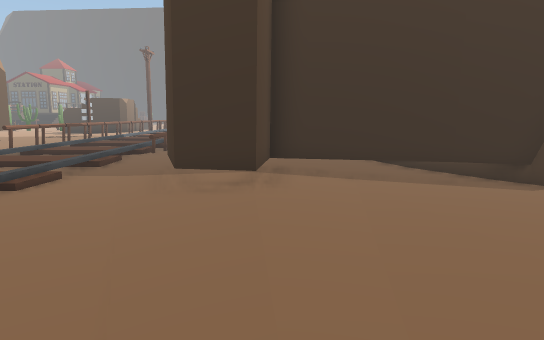
[1] (above)

21 first-person views from a walk through a 3-D level made in the Unity game engine. The camera is 1.4 m above the floor, tilts 8° down and sees 70° across. The floor is counted in squares, 1 m on a side. Each view is taken from the middle of a square. On the plan, view 1 faces up. The plan holds only what a view shows up to about 16 squares ahead; the rest is blank. The place goes on beyond the plan. The player is left out.

[2]
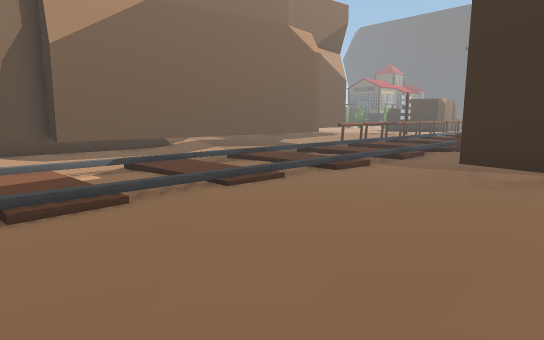

[3]
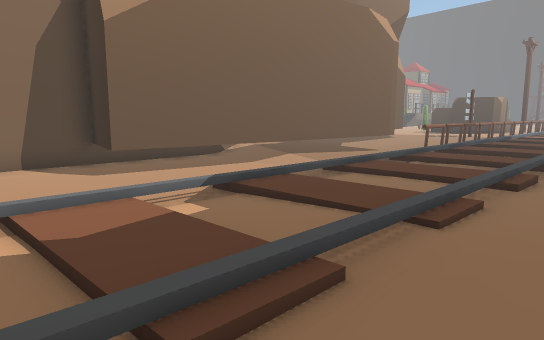

[4]
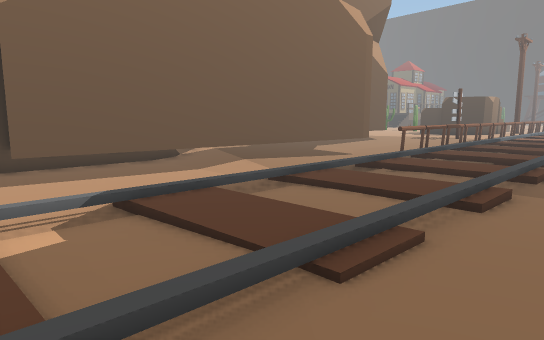

[5]
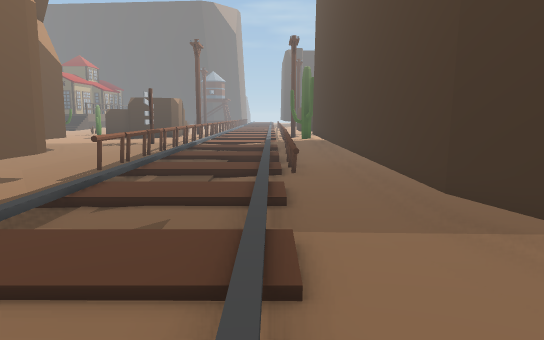

[6]
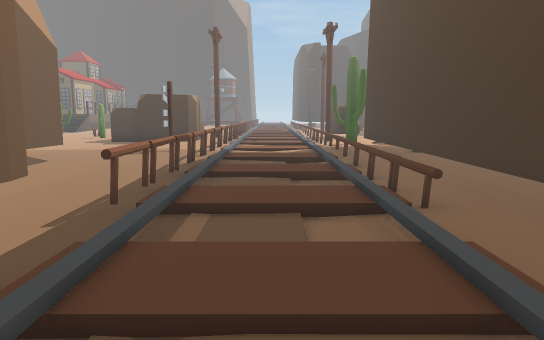

[7]
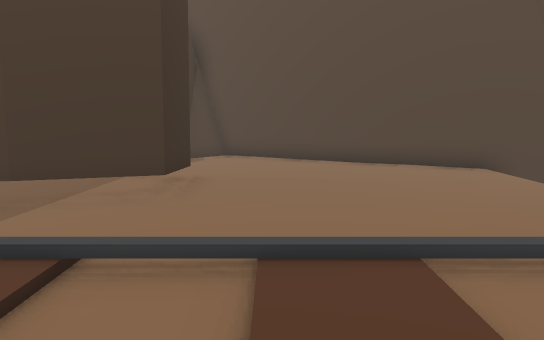

[8]
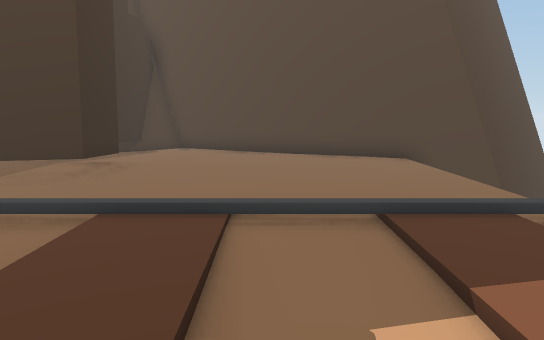

[9]
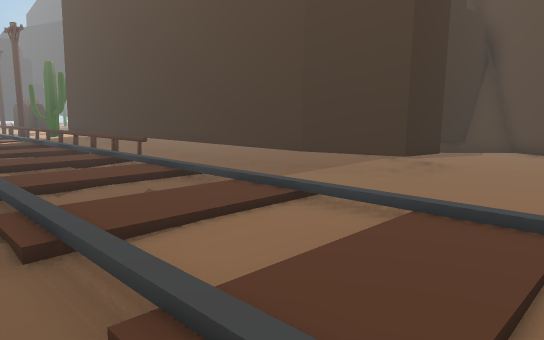

[10]
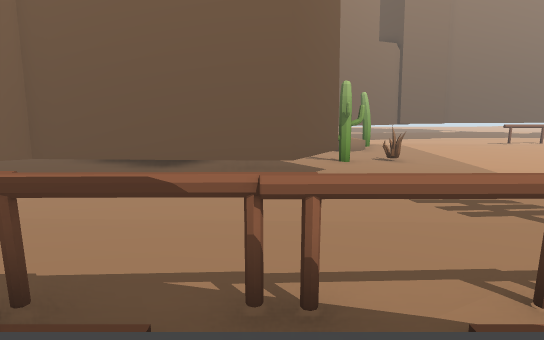

[11]
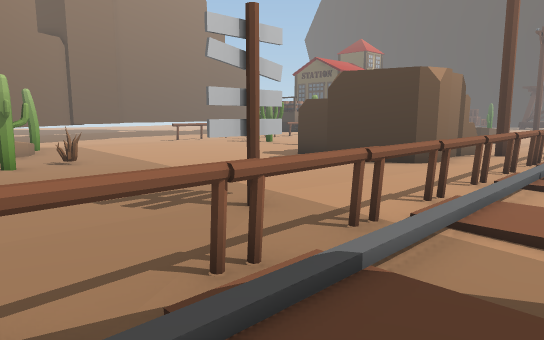

[12]
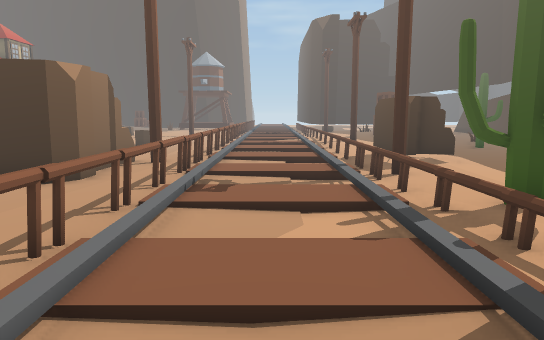

[13]
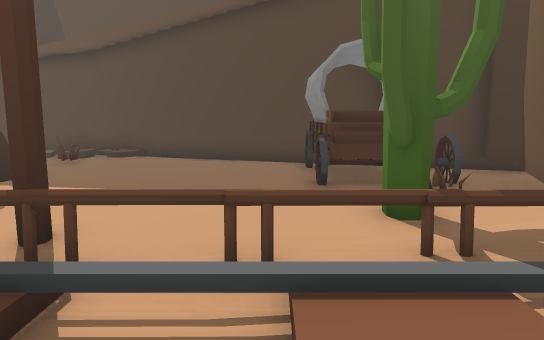

[14]
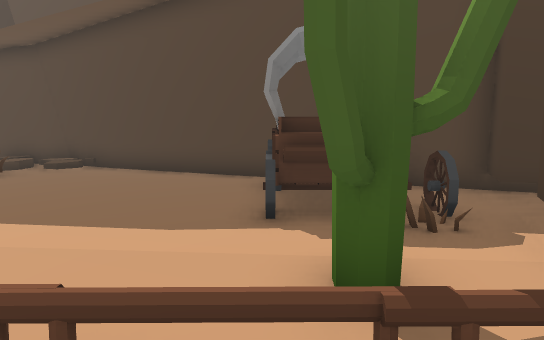

[15]
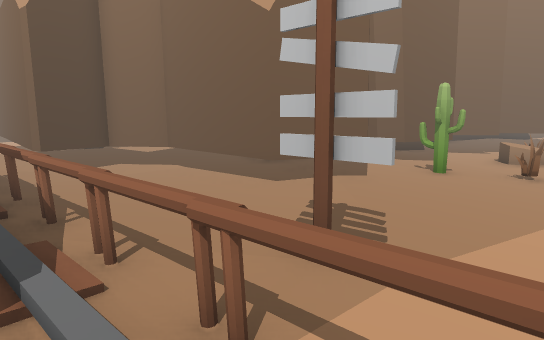

[16]
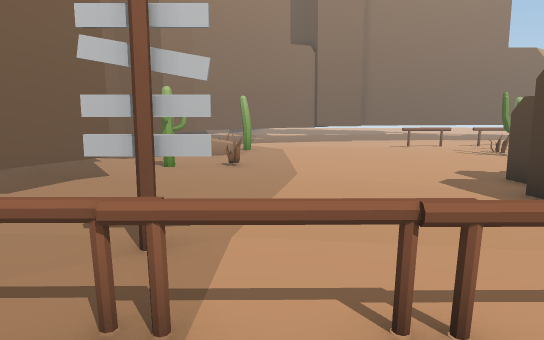

[17]
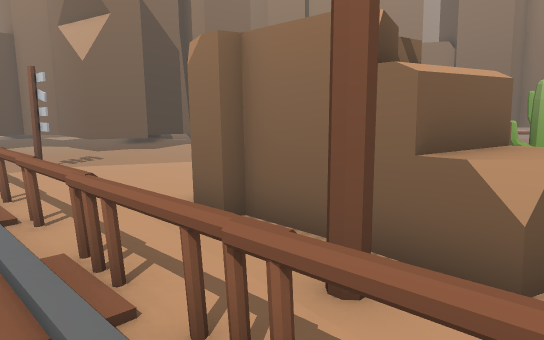

[18]
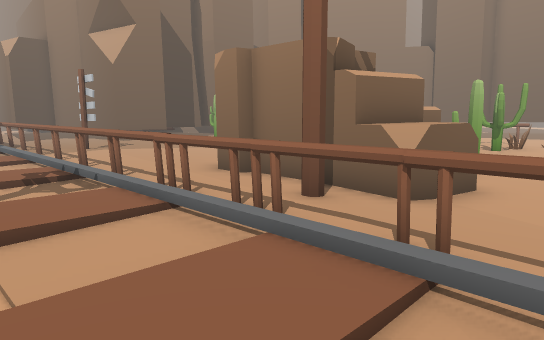

[19]
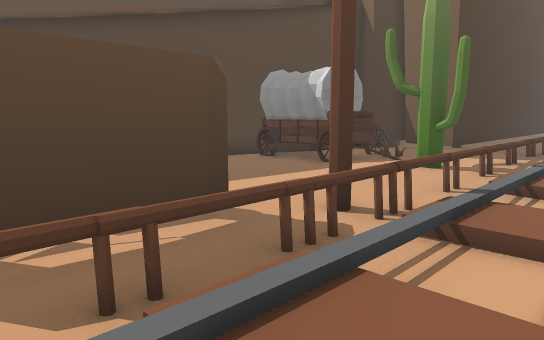

[20]
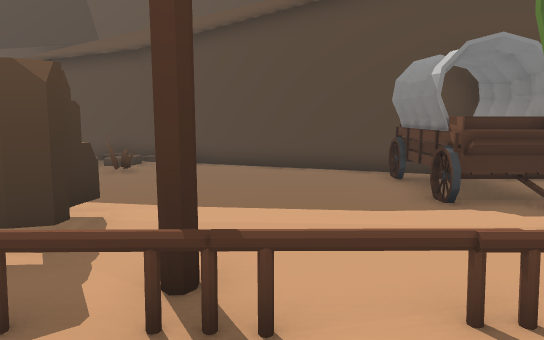

[21]
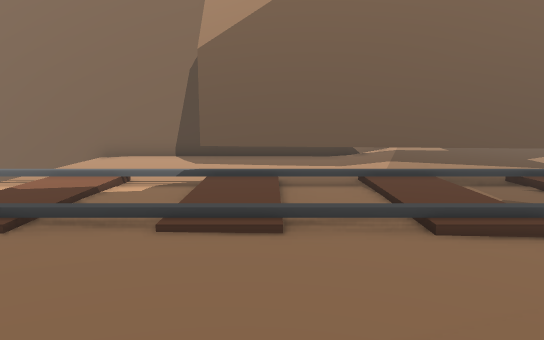

### Floor plan
Key: @ floor where view 1 was taken; # wall or solid block; . main floor; : floor 0.25 m higher than the main floor; - floor 0.25 m lower than the main floor; / step, stairs or slope; ^ raised ledge; O other object.
Columns run from 26 left of view 1 to 6 right of it. Each row starts with its distance up from view 1.
 38                    .. OO  ...   O
 37             .....O////OO  ... ..O
 36             .O...O:::/OO  ....O.O
 35    ..O.      OO..O.../OOOO.....OO
 34 O  .OOO     OOOO.O.../O.........#
 33 O  ..O.       #..O:::/OO........#
 32 O  ......     #..O////O........##
 31    .......OO  #..O.../O........#
 30    .........###..O////O.......##
 29    :.............O:::/O.:OO####
 28    ::..........:.O.../O.:^^^^#
 27    ::..........:.O.../O::OO#O#
 26    ::..........:.O:::/O###O###
 25    :..........::.O::://######
 24    O...O.....::#.O...//#
 23     O......::::#.O// //#
 22   ./....O:::::...O:::/O#
 21  #...#..:::##...OO////O#
 20  # ..##:::: #....O.. /O#
 19    .. ###   #...O/:::/O##
 18             #...O/:::/O.#
 17             #...O/..-/O.#
 16             #...O/..-/O.#
 15             #...O/:::/O.#
 14             ####O/////O.#
 13                #./.../..#
 12                #./////..#
 11                #./:::/..#
 10               ##./.../..#
  9               #../.../..# ######
  8               #../:::/..###....##
  7               #../////..###.....#
  6               #../.../....:.....#
  5               #../////..........#
  4               #../:::/.........##
  3            ####../.../.........#
  2            #...../.../........##
  1            #.... /:::/........#
  0            ##... /////....@..##
 -1             #..../. ./.......#
 -2             #               ##

Where each view was taken, in squares from view 1:
view 1: 0 up, 0 right, facing up
view 2: 1 down, 1 right, facing up-left
view 3: 1 down, 3 left, facing up-left
view 4: 1 up, 3 left, facing up-left
view 5: 4 up, 5 left, facing up
view 6: 8 up, 7 left, facing up
view 7: 5 up, 9 left, facing right
view 8: 3 up, 10 left, facing right
view 9: 3 up, 10 left, facing up-right
view 10: 20 up, 7 left, facing left
view 11: 20 up, 7 left, facing up-left
view 12: 22 up, 7 left, facing up
view 13: 30 up, 8 left, facing right
view 14: 29 up, 6 left, facing right
view 15: 26 up, 8 left, facing down-left
view 16: 25 up, 7 left, facing left
view 17: 36 up, 8 left, facing down-left
view 18: 38 up, 6 left, facing down-left
view 19: 38 up, 7 left, facing down-right
view 20: 32 up, 7 left, facing right
view 21: 5 up, 0 right, facing left
